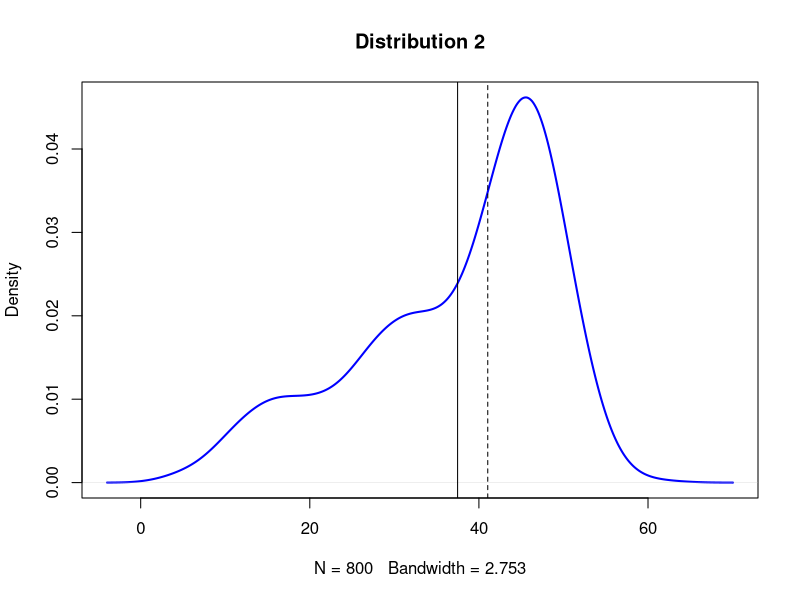
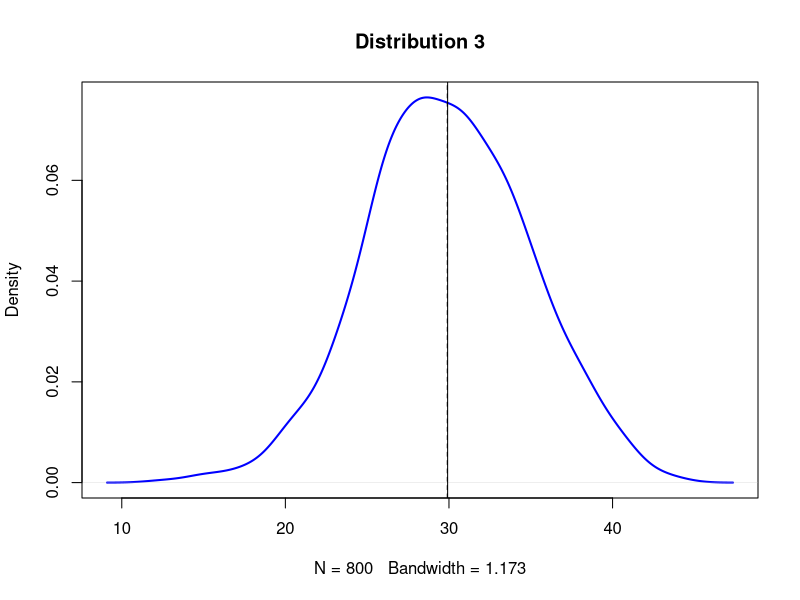

Source code (R) for these figures, in order:
## Question 1
### Distribution 2

# Three normally distributed data sets
d1 <- rnorm(n=100, mean=15, sd=5)
d2 <- rnorm(n=200, mean=30, sd=5)
d3 <- rnorm(n=500, mean=45, sd=5)

# We can combine them into a single dataset
d123 <- c(d1, d2, d3)

# We can plot the density function of abc
plot(density(d123), col="blue", lwd=2, 
     main = "Distribution 2")

# Add vertical lines showing mean and median
abline(v=mean(d123))
abline(v=median(d123), lty="dashed")



### Distribution 3

# A normally distributed data sets
d <- rnorm(n=800, mean=30, sd=5)

# We can plot the density function of abc
plot(density(d), col="blue", lwd=2, 
     main = "Distribution 3")

# Add vertical lines showing mean and median
abline(v=mean(d))
abline(v=median(d), lty="dashed")


## Question 2

